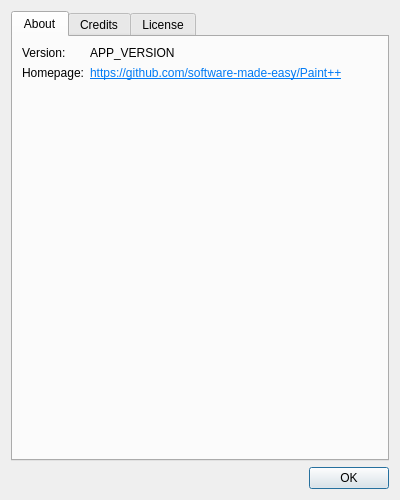
<?xml version="1.0" encoding="UTF-8"?>
<ui version="4.0">
 <class>About</class>
 <widget class="QDialog" name="About">
  <property name="geometry">
   <rect>
    <x>0</x>
    <y>0</y>
    <width>400</width>
    <height>500</height>
   </rect>
  </property>
  <property name="windowTitle">
   <string>Dialog</string>
  </property>
  <layout class="QVBoxLayout" name="verticalLayout">
   <item>
    <widget class="QTabWidget" name="tabWidget">
     <property name="currentIndex">
      <number>0</number>
     </property>
     <widget class="QWidget" name="tab">
      <attribute name="title">
       <string>About</string>
      </attribute>
      <layout class="QFormLayout" name="formLayout">
       <item row="0" column="0">
        <widget class="QLabel" name="label">
         <property name="text">
          <string>Version:</string>
         </property>
        </widget>
       </item>
       <item row="0" column="1">
        <widget class="QLabel" name="label_2">
         <property name="text">
          <string>APP_VERSION</string>
         </property>
        </widget>
       </item>
       <item row="1" column="0">
        <widget class="QLabel" name="label_3">
         <property name="text">
          <string>Homepage:</string>
         </property>
        </widget>
       </item>
       <item row="1" column="1">
        <widget class="QLabel" name="label_4">
         <property name="text">
          <string>&lt;html&gt;&lt;head/&gt;&lt;body&gt;&lt;p&gt;&lt;a href=&quot;https://github.com/software-made-easy/Paint++&quot;&gt;&lt;span style=&quot; text-decoration: underline; color:#007af4;&quot;&gt;https://github.com/software-made-easy/Paint++&lt;/span&gt;&lt;/a&gt;&lt;/p&gt;&lt;/body&gt;&lt;/html&gt;</string>
         </property>
         <property name="wordWrap">
          <bool>true</bool>
         </property>
         <property name="openExternalLinks">
          <bool>true</bool>
         </property>
        </widget>
       </item>
      </layout>
     </widget>
     <widget class="QWidget" name="tab_2">
      <attribute name="title">
       <string>Credits</string>
      </attribute>
      <layout class="QVBoxLayout" name="verticalLayout_3">
       <item>
        <widget class="QLabel" name="label_6">
         <property name="text">
          <string>&lt;html&gt;&lt;head/&gt;&lt;body&gt;&lt;p&gt;&lt;a href=&quot;https://gitlab.com/mattbas&quot;&gt;&lt;span style=&quot; text-decoration: underline; color:#007af4;&quot;&gt;mattbas &lt;/span&gt;&lt;/a&gt;for the Color Dialog &lt;/p&gt;&lt;/body&gt;&lt;/html&gt;</string>
         </property>
         <property name="textFormat">
          <enum>Qt::RichText</enum>
         </property>
         <property name="openExternalLinks">
          <bool>true</bool>
         </property>
        </widget>
       </item>
       <item>
        <spacer name="verticalSpacer">
         <property name="orientation">
          <enum>Qt::Vertical</enum>
         </property>
         <property name="sizeHint" stdset="0">
          <size>
           <width>20</width>
           <height>182</height>
          </size>
         </property>
        </spacer>
       </item>
      </layout>
     </widget>
     <widget class="QWidget" name="tab_3">
      <attribute name="title">
       <string>License</string>
      </attribute>
      <layout class="QVBoxLayout" name="verticalLayout_2">
       <item>
        <widget class="QScrollArea" name="scrollArea">
         <property name="widgetResizable">
          <bool>true</bool>
         </property>
         <widget class="QWidget" name="scrollAreaWidgetContents">
          <property name="geometry">
           <rect>
            <x>0</x>
            <y>0</y>
            <width>344</width>
            <height>15333</height>
           </rect>
          </property>
          <layout class="QVBoxLayout" name="verticalLayout_4">
           <item>
            <widget class="QLabel" name="label_5">
             <property name="text">
              <string>                    GNU GENERAL PUBLIC LICENSE
                       Version 3, 29 June 2007

 Copyright (C) 2007 Free Software Foundation, Inc. &lt;http://fsf.org/&gt;
 Everyone is permitted to copy and distribute verbatim copies
 of this license document, but changing it is not allowed.

                            Preamble

  The GNU General Public License is a free, copyleft license for
software and other kinds of works.

  The licenses for most software and other practical works are designed
to take away your freedom to share and change the works.  By contrast,
the GNU General Public License is intended to guarantee your freedom to
share and change all versions of a program--to make sure it remains free
software for all its users.  We, the Free Software Foundation, use the
GNU General Public License for most of our software; it applies also to
any other work released this way by its authors.  You can apply it to
your programs, too.

  When we speak of free software, we are referring to freedom, not
price.  Our General Public Licenses are designed to make sure that you
have the freedom to distribute copies of free software (and charge for
them if you wish), that you receive source code or can get it if you
want it, that you can change the software or use pieces of it in new
free programs, and that you know you can do these things.

  To protect your rights, we need to prevent others from denying you
these rights or asking you to surrender the rights.  Therefore, you have
certain responsibilities if you distribute copies of the software, or if
you modify it: responsibilities to respect the freedom of others.

  For example, if you distribute copies of such a program, whether
gratis or for a fee, you must pass on to the recipients the same
freedoms that you received.  You must make sure that they, too, receive
or can get the source code.  And you must show them these terms so they
know their rights.

  Developers that use the GNU GPL protect your rights with two steps:
(1) assert copyright on the software, and (2) offer you this License
giving you legal permission to copy, distribute and/or modify it.

  For the developers' and authors' protection, the GPL clearly explains
that there is no warranty for this free software.  For both users' and
authors' sake, the GPL requires that modified versions be marked as
changed, so that their problems will not be attributed erroneously to
authors of previous versions.

  Some devices are designed to deny users access to install or run
modified versions of the software inside them, although the manufacturer
can do so.  This is fundamentally incompatible with the aim of
protecting users' freedom to change the software.  The systematic
pattern of such abuse occurs in the area of products for individuals to
use, which is precisely where it is most unacceptable.  Therefore, we
have designed this version of the GPL to prohibit the practice for those
products.  If such problems arise substantially in other domains, we
stand ready to extend this provision to those domains in future versions
of the GPL, as needed to protect the freedom of users.

  Finally, every program is threatened constantly by software patents.
States should not allow patents to restrict development and use of
software on general-purpose computers, but in those that do, we wish to
avoid the special danger that patents applied to a free program could
make it effectively proprietary.  To prevent this, the GPL assures that
patents cannot be used to render the program non-free.

  The precise terms and conditions for copying, distribution and
modification follow.

                       TERMS AND CONDITIONS

  0. Definitions.

  &quot;This License&quot; refers to version 3 of the GNU General Public License.

  &quot;Copyright&quot; also means copyright-like laws that apply to other kinds of
works, such as semiconductor masks.

  &quot;The Program&quot; refers to any copyrightable work licensed under this
License.  Each licensee is addressed as &quot;you&quot;.  &quot;Licensees&quot; and
&quot;recipients&quot; may be individuals or organizations.

  To &quot;modify&quot; a work means to copy from or adapt all or part of the work
in a fashion requiring copyright permission, other than the making of an
exact copy.  The resulting work is called a &quot;modified version&quot; of the
earlier work or a work &quot;based on&quot; the earlier work.

  A &quot;covered work&quot; means either the unmodified Program or a work based
on the Program.

  To &quot;propagate&quot; a work means to do anything with it that, without
permission, would make you directly or secondarily liable for
infringement under applicable copyright law, except executing it on a
computer or modifying a private copy.  Propagation includes copying,
distribution (with or without modification), making available to the
public, and in some countries other activities as well.

  To &quot;convey&quot; a work means any kind of propagation that enables other
parties to make or receive copies.  Mere interaction with a user through
a computer network, with no transfer of a copy, is not conveying.

  An interactive user interface displays &quot;Appropriate Legal Notices&quot;
to the extent that it includes a convenient and prominently visible
feature that (1) displays an appropriate copyright notice, and (2)
tells the user that there is no warranty for the work (except to the
extent that warranties are provided), that licensees may convey the
work under this License, and how to view a copy of this License.  If
the interface presents a list of user commands or options, such as a
menu, a prominent item in the list meets this criterion.

  1. Source Code.

  The &quot;source code&quot; for a work means the preferred form of the work
for making modifications to it.  &quot;Object code&quot; means any non-source
form of a work.

  A &quot;Standard Interface&quot; means an interface that either is an official
standard defined by a recognized standards body, or, in the case of
interfaces specified for a particular programming language, one that
is widely used among developers working in that language.

  The &quot;System Libraries&quot; of an executable work include anything, other
than the work as a whole, that (a) is included in the normal form of
packaging a Major Component, but which is not part of that Major
Component, and (b) serves only to enable use of the work with that
Major Component, or to implement a Standard Interface for which an
implementation is available to the public in source code form.  A
&quot;Major Component&quot;, in this context, means a major essential component
(kernel, window system, and so on) of the specific operating system
(if any) on which the executable work runs, or a compiler used to
produce the work, or an object code interpreter used to run it.

  The &quot;Corresponding Source&quot; for a work in object code form means all
the source code needed to generate, install, and (for an executable
work) run the object code and to modify the work, including scripts to
control those activities.  However, it does not include the work's
System Libraries, or general-purpose tools or generally available free
programs which are used unmodified in performing those activities but
which are not part of the work.  For example, Corresponding Source
includes interface definition files associated with source files for
the work, and the source code for shared libraries and dynamically
linked subprograms that the work is specifically designed to require,
such as by intimate data communication or control flow between those
subprograms and other parts of the work.

  The Corresponding Source need not include anything that users
can regenerate automatically from other parts of the Corresponding
Source.

  The Corresponding Source for a work in source code form is that
same work.

  2. Basic Permissions.

  All rights granted under this License are granted for the term of
copyright on the Program, and are irrevocable provided the stated
conditions are met.  This License explicitly affirms your unlimited
permission to run the unmodified Program.  The output from running a
covered work is covered by this License only if the output, given its
content, constitutes a covered work.  This License acknowledges your
rights of fair use or other equivalent, as provided by copyright law.

  You may make, run and propagate covered works that you do not
convey, without conditions so long as your license otherwise remains
in force.  You may convey covered works to others for the sole purpose
of having them make modifications exclusively for you, or provide you
with facilities for running those works, provided that you comply with
the terms of this License in conveying all material for which you do
not control copyright.  Those thus making or running the covered works
for you must do so exclusively on your behalf, under your direction
and control, on terms that prohibit them from making any copies of
your copyrighted material outside their relationship with you.

  Conveying under any other circumstances is permitted solely under
the conditions stated below.  Sublicensing is not allowed; section 10
makes it unnecessary.

  3. Protecting Users' Legal Rights From Anti-Circumvention Law.

  No covered work shall be deemed part of an effective technological
measure under any applicable law fulfilling obligations under article
11 of the WIPO copyright treaty adopted on 20 December 1996, or
similar laws prohibiting or restricting circumvention of such
measures.

  When you convey a covered work, you waive any legal power to forbid
circumvention of technological measures to the extent such circumvention
is effected by exercising rights under this License with respect to
the covered work, and you disclaim any intention to limit operation or
modification of the work as a means of enforcing, against the work's
users, your or third parties' legal rights to forbid circumvention of
technological measures.

  4. Conveying Verbatim Copies.

  You may convey verbatim copies of the Program's source code as you
receive it, in any medium, provided that you conspicuously and
appropriately publish on each copy an appropriate copyright notice;
keep intact all notices stating that this License and any
non-permissive terms added in accord with section 7 apply to the code;
keep intact all notices of the absence of any warranty; and give all
recipients a copy of this License along with the Program.

  You may charge any price or no price for each copy that you convey,
and you may offer support or warranty protection for a fee.

  5. Conveying Modified Source Versions.

  You may convey a work based on the Program, or the modifications to
produce it from the Program, in the form of source code under the
terms of section 4, provided that you also meet all of these conditions:

    a) The work must carry prominent notices stating that you modified
    it, and giving a relevant date.

    b) The work must carry prominent notices stating that it is
    released under this License and any conditions added under section
    7.  This requirement modifies the requirement in section 4 to
    &quot;keep intact all notices&quot;.

    c) You must license the entire work, as a whole, under this
    License to anyone who comes into possession of a copy.  This
    License will therefore apply, along with any applicable section 7
    additional terms, to the whole of the work, and all its parts,
    regardless of how they are packaged.  This License gives no
    permission to license the work in any other way, but it does not
    invalidate such permission if you have separately received it.

    d) If the work has interactive user interfaces, each must display
    Appropriate Legal Notices; however, if the Program has interactive
    interfaces that do not display Appropriate Legal Notices, your
    work need not make them do so.

  A compilation of a covered work with other separate and independent
works, which are not by their nature extensions of the covered work,
and which are not combined with it such as to form a larger program,
in or on a volume of a storage or distribution medium, is called an
&quot;aggregate&quot; if the compilation and its resulting copyright are not
used to limit the access or legal rights of the compilation's users
beyond what the individual works permit.  Inclusion of a covered work
in an aggregate does not cause this License to apply to the other
parts of the aggregate.

  6. Conveying Non-Source Forms.

  You may convey a covered work in object code form under the terms
of sections 4 and 5, provided that you also convey the
machine-readable Corresponding Source under the terms of this License,
in one of these ways:

    a) Convey the object code in, or embodied in, a physical product
    (including a physical distribution medium), accompanied by the
    Corresponding Source fixed on a durable physical medium
    customarily used for software interchange.

    b) Convey the object code in, or embodied in, a physical product
    (including a physical distribution medium), accompanied by a
    written offer, valid for at least three years and valid for as
    long as you offer spare parts or customer support for that product
    model, to give anyone who possesses the object code either (1) a
    copy of the Corresponding Source for all the software in the
    product that is covered by this License, on a durable physical
    medium customarily used for software interchange, for a price no
    more than your reasonable cost of physically performing this
    conveying of source, or (2) access to copy the
    Corresponding Source from a network server at no charge.

    c) Convey individual copies of the object code with a copy of the
    written offer to provide the Corresponding Source.  This
    alternative is allowed only occasionally and noncommercially, and
    only if you received the object code with such an offer, in accord
    with subsection 6b.

    d) Convey the object code by offering access from a designated
    place (gratis or for a charge), and offer equivalent access to the
    Corresponding Source in the same way through the same place at no
    further charge.  You need not require recipients to copy the
    Corresponding Source along with the object code.  If the place to
    copy the object code is a network server, the Corresponding Source
    may be on a different server (operated by you or a third party)
    that supports equivalent copying facilities, provided you maintain
    clear directions next to the object code saying where to find the
    Corresponding Source.  Regardless of what server hosts the
    Corresponding Source, you remain obligated to ensure that it is
    available for as long as needed to satisfy these requirements.

    e) Convey the object code using peer-to-peer transmission, provided
    you inform other peers where the object code and Corresponding
    Source of the work are being offered to the general public at no
    charge under subsection 6d.

  A separable portion of the object code, whose source code is excluded
from the Corresponding Source as a System Library, need not be
included in conveying the object code work.

  A &quot;User Product&quot; is either (1) a &quot;consumer product&quot;, which means any
tangible personal property which is normally used for personal, family,
or household purposes, or (2) anything designed or sold for incorporation
into a dwelling.  In determining whether a product is a consumer product,
doubtful cases shall be resolved in favor of coverage.  For a particular
product received by a particular user, &quot;normally used&quot; refers to a
typical or common use of that class of product, regardless of the status
of the particular user or of the way in which the particular user
actually uses, or expects or is expected to use, the product.  A product
is a consumer product regardless of whether the product has substantial
commercial, industrial or non-consumer uses, unless such uses represent
the only significant mode of use of the product.

  &quot;Installation Information&quot; for a User Product means any methods,
procedures, authorization keys, or other information required to install
and execute modified versions of a covered work in that User Product from
a modified version of its Corresponding Source.  The information must
suffice to ensure that the continued functioning of the modified object
code is in no case prevented or interfered with solely because
modification has been made.

  If you convey an object code work under this section in, or with, or
specifically for use in, a User Product, and the conveying occurs as
part of a transaction in which the right of possession and use of the
User Product is transferred to the recipient in perpetuity or for a
fixed term (regardless of how the transaction is characterized), the
Corresponding Source conveyed under this section must be accompanied
by the Installation Information.  But this requirement does not apply
if neither you nor any third party retains the ability to install
modified object code on the User Product (for example, the work has
been installed in ROM).

  The requirement to provide Installation Information does not include a
requirement to continue to provide support service, warranty, or updates
for a work that has been modified or installed by the recipient, or for
the User Product in which it has been modified or installed.  Access to a
network may be denied when the modification itself materially and
adversely affects the operation of the network or violates the rules and
protocols for communication across the network.

  Corresponding Source conveyed, and Installation Information provided,
in accord with this section must be in a format that is publicly
documented (and with an implementation available to the public in
source code form), and must require no special password or key for
unpacking, reading or copying.

  7. Additional Terms.

  &quot;Additional permissions&quot; are terms that supplement the terms of this
License by making exceptions from one or more of its conditions.
Additional permissions that are applicable to the entire Program shall
be treated as though they were included in this License, to the extent
that they are valid under applicable law.  If additional permissions
apply only to part of the Program, that part may be used separately
under those permissions, but the entire Program remains governed by
this License without regard to the additional permissions.

  When you convey a copy of a covered work, you may at your option
remove any additional permissions from that copy, or from any part of
it.  (Additional permissions may be written to require their own
removal in certain cases when you modify the work.)  You may place
additional permissions on material, added by you to a covered work,
for which you have or can give appropriate copyright permission.

  Notwithstanding any other provision of this License, for material you
add to a covered work, you may (if authorized by the copyright holders of
that material) supplement the terms of this License with terms:

    a) Disclaiming warranty or limiting liability differently from the
    terms of sections 15 and 16 of this License; or

    b) Requiring preservation of specified reasonable legal notices or
    author attributions in that material or in the Appropriate Legal
    Notices displayed by works containing it; or

    c) Prohibiting misrepresentation of the origin of that material, or
    requiring that modified versions of such material be marked in
    reasonable ways as different from the original version; or

    d) Limiting the use for publicity purposes of names of licensors or
    authors of the material; or

    e) Declining to grant rights under trademark law for use of some
    trade names, trademarks, or service marks; or

    f) Requiring indemnification of licensors and authors of that
    material by anyone who conveys the material (or modified versions of
    it) with contractual assumptions of liability to the recipient, for
    any liability that these contractual assumptions directly impose on
    those licensors and authors.

  All other non-permissive additional terms are considered &quot;further
restrictions&quot; within the meaning of section 10.  If the Program as you
received it, or any part of it, contains a notice stating that it is
governed by this License along with a term that is a further
restriction, you may remove that term.  If a license document contains
a further restriction but permits relicensing or conveying under this
License, you may add to a covered work material governed by the terms
of that license document, provided that the further restriction does
not survive such relicensing or conveying.

  If you add terms to a covered work in accord with this section, you
must place, in the relevant source files, a statement of the
additional terms that apply to those files, or a notice indicating
where to find the applicable terms.

  Additional terms, permissive or non-permissive, may be stated in the
form of a separately written license, or stated as exceptions;
the above requirements apply either way.

  8. Termination.

  You may not propagate or modify a covered work except as expressly
provided under this License.  Any attempt otherwise to propagate or
modify it is void, and will automatically terminate your rights under
this License (including any patent licenses granted under the third
paragraph of section 11).

  However, if you cease all violation of this License, then your
license from a particular copyright holder is reinstated (a)
provisionally, unless and until the copyright holder explicitly and
finally terminates your license, and (b) permanently, if the copyright
holder fails to notify you of the violation by some reasonable means
prior to 60 days after the cessation.

  Moreover, your license from a particular copyright holder is
reinstated permanently if the copyright holder notifies you of the
violation by some reasonable means, this is the first time you have
received notice of violation of this License (for any work) from that
copyright holder, and you cure the violation prior to 30 days after
your receipt of the notice.

  Termination of your rights under this section does not terminate the
licenses of parties who have received copies or rights from you under
this License.  If your rights have been terminated and not permanently
reinstated, you do not qualify to receive new licenses for the same
material under section 10.

  9. Acceptance Not Required for Having Copies.

  You are not required to accept this License in order to receive or
run a copy of the Program.  Ancillary propagation of a covered work
occurring solely as a consequence of using peer-to-peer transmission
to receive a copy likewise does not require acceptance.  However,
nothing other than this License grants you permission to propagate or
modify any covered work.  These actions infringe copyright if you do
not accept this License.  Therefore, by modifying or propagating a
covered work, you indicate your acceptance of this License to do so.

  10. Automatic Licensing of Downstream Recipients.

  Each time you convey a covered work, the recipient automatically
receives a license from the original licensors, to run, modify and
propagate that work, subject to this License.  You are not responsible
for enforcing compliance by third parties with this License.

  An &quot;entity transaction&quot; is a transaction transferring control of an
organization, or substantially all assets of one, or subdividing an
organization, or merging organizations.  If propagation of a covered
work results from an entity transaction, each party to that
transaction who receives a copy of the work also receives whatever
licenses to the work the party's predecessor in interest had or could
give under the previous paragraph, plus a right to possession of the
Corresponding Source of the work from the predecessor in interest, if
the predecessor has it or can get it with reasonable efforts.

  You may not impose any further restrictions on the exercise of the
rights granted or affirmed under this License.  For example, you may
not impose a license fee, royalty, or other charge for exercise of
rights granted under this License, and you may not initiate litigation
(including a cross-claim or counterclaim in a lawsuit) alleging that
any patent claim is infringed by making, using, selling, offering for
sale, or importing the Program or any portion of it.

  11. Patents.

  A &quot;contributor&quot; is a copyright holder who authorizes use under this
License of the Program or a work on which the Program is based.  The
work thus licensed is called the contributor's &quot;contributor version&quot;.

  A contributor's &quot;essential patent claims&quot; are all patent claims
owned or controlled by the contributor, whether already acquired or
hereafter acquired, that would be infringed by some manner, permitted
by this License, of making, using, or selling its contributor version,
but do not include claims that would be infringed only as a
consequence of further modification of the contributor version.  For
purposes of this definition, &quot;control&quot; includes the right to grant
patent sublicenses in a manner consistent with the requirements of
this License.

  Each contributor grants you a non-exclusive, worldwide, royalty-free
patent license under the contributor's essential patent claims, to
make, use, sell, offer for sale, import and otherwise run, modify and
propagate the contents of its contributor version.

  In the following three paragraphs, a &quot;patent license&quot; is any express
agreement or commitment, however denominated, not to enforce a patent
(such as an express permission to practice a patent or covenant not to
sue for patent infringement).  To &quot;grant&quot; such a patent license to a
party means to make such an agreement or commitment not to enforce a
patent against the party.

  If you convey a covered work, knowingly relying on a patent license,
and the Corresponding Source of the work is not available for anyone
to copy, free of charge and under the terms of this License, through a
publicly available network server or other readily accessible means,
then you must either (1) cause the Corresponding Source to be so
available, or (2) arrange to deprive yourself of the benefit of the
patent license for this particular work, or (3) arrange, in a manner
consistent with the requirements of this License, to extend the patent
license to downstream recipients.  &quot;Knowingly relying&quot; means you have
actual knowledge that, but for the patent license, your conveying the
covered work in a country, or your recipient's use of the covered work
in a country, would infringe one or more identifiable patents in that
country that you have reason to believe are valid.

  If, pursuant to or in connection with a single transaction or
arrangement, you convey, or propagate by procuring conveyance of, a
covered work, and grant a patent license to some of the parties
receiving the covered work authorizing them to use, propagate, modify
or convey a specific copy of the covered work, then the patent license
you grant is automatically extended to all recipients of the covered
work and works based on it.

  A patent license is &quot;discriminatory&quot; if it does not include within
the scope of its coverage, prohibits the exercise of, or is
conditioned on the non-exercise of one or more of the rights that are
specifically granted under this License.  You may not convey a covered
work if you are a party to an arrangement with a third party that is
in the business of distributing software, under which you make payment
to the third party based on the extent of your activity of conveying
the work, and under which the third party grants, to any of the
parties who would receive the covered work from you, a discriminatory
patent license (a) in connection with copies of the covered work
conveyed by you (or copies made from those copies), or (b) primarily
for and in connection with specific products or compilations that
contain the covered work, unless you entered into that arrangement,
or that patent license was granted, prior to 28 March 2007.

  Nothing in this License shall be construed as excluding or limiting
any implied license or other defenses to infringement that may
otherwise be available to you under applicable patent law.

  12. No Surrender of Others' Freedom.

  If conditions are imposed on you (whether by court order, agreement or
otherwise) that contradict the conditions of this License, they do not
excuse you from the conditions of this License.  If you cannot convey a
covered work so as to satisfy simultaneously your obligations under this
License and any other pertinent obligations, then as a consequence you may
not convey it at all.  For example, if you agree to terms that obligate you
to collect a royalty for further conveying from those to whom you convey
the Program, the only way you could satisfy both those terms and this
License would be to refrain entirely from conveying the Program.

  13. Use with the GNU Affero General Public License.

  Notwithstanding any other provision of this License, you have
permission to link or combine any covered work with a work licensed
under version 3 of the GNU Affero General Public License into a single
combined work, and to convey the resulting work.  The terms of this
License will continue to apply to the part which is the covered work,
but the special requirements of the GNU Affero General Public License,
section 13, concerning interaction through a network will apply to the
combination as such.

  14. Revised Versions of this License.

  The Free Software Foundation may publish revised and/or new versions of
the GNU General Public License from time to time.  Such new versions will
be similar in spirit to the present version, but may differ in detail to
address new problems or concerns.

  Each version is given a distinguishing version number.  If the
Program specifies that a certain numbered version of the GNU General
Public License &quot;or any later version&quot; applies to it, you have the
option of following the terms and conditions either of that numbered
version or of any later version published by the Free Software
Foundation.  If the Program does not specify a version number of the
GNU General Public License, you may choose any version ever published
by the Free Software Foundation.

  If the Program specifies that a proxy can decide which future
versions of the GNU General Public License can be used, that proxy's
public statement of acceptance of a version permanently authorizes you
to choose that version for the Program.

  Later license versions may give you additional or different
permissions.  However, no additional obligations are imposed on any
author or copyright holder as a result of your choosing to follow a
later version.

  15. Disclaimer of Warranty.

  THERE IS NO WARRANTY FOR THE PROGRAM, TO THE EXTENT PERMITTED BY
APPLICABLE LAW.  EXCEPT WHEN OTHERWISE STATED IN WRITING THE COPYRIGHT
HOLDERS AND/OR OTHER PARTIES PROVIDE THE PROGRAM &quot;AS IS&quot; WITHOUT WARRANTY
OF ANY KIND, EITHER EXPRESSED OR IMPLIED, INCLUDING, BUT NOT LIMITED TO,
THE IMPLIED WARRANTIES OF MERCHANTABILITY AND FITNESS FOR A PARTICULAR
PURPOSE.  THE ENTIRE RISK AS TO THE QUALITY AND PERFORMANCE OF THE PROGRAM
IS WITH YOU.  SHOULD THE PROGRAM PROVE DEFECTIVE, YOU ASSUME THE COST OF
ALL NECESSARY SERVICING, REPAIR OR CORRECTION.

  16. Limitation of Liability.

  IN NO EVENT UNLESS REQUIRED BY APPLICABLE LAW OR AGREED TO IN WRITING
WILL ANY COPYRIGHT HOLDER, OR ANY OTHER PARTY WHO MODIFIES AND/OR CONVEYS
THE PROGRAM AS PERMITTED</string>
             </property>
             <property name="wordWrap">
              <bool>true</bool>
             </property>
            </widget>
           </item>
          </layout>
         </widget>
        </widget>
       </item>
      </layout>
     </widget>
    </widget>
   </item>
   <item>
    <widget class="QDialogButtonBox" name="buttonBox">
     <property name="orientation">
      <enum>Qt::Horizontal</enum>
     </property>
     <property name="standardButtons">
      <set>QDialogButtonBox::Ok</set>
     </property>
    </widget>
   </item>
  </layout>
 </widget>
 <resources/>
 <connections>
  <connection>
   <sender>buttonBox</sender>
   <signal>accepted()</signal>
   <receiver>About</receiver>
   <slot>accept()</slot>
   <hints>
    <hint type="sourcelabel">
     <x>248</x>
     <y>254</y>
    </hint>
    <hint type="destinationlabel">
     <x>157</x>
     <y>274</y>
    </hint>
   </hints>
  </connection>
  <connection>
   <sender>buttonBox</sender>
   <signal>rejected()</signal>
   <receiver>About</receiver>
   <slot>reject()</slot>
   <hints>
    <hint type="sourcelabel">
     <x>316</x>
     <y>260</y>
    </hint>
    <hint type="destinationlabel">
     <x>286</x>
     <y>274</y>
    </hint>
   </hints>
  </connection>
 </connections>
</ui>
